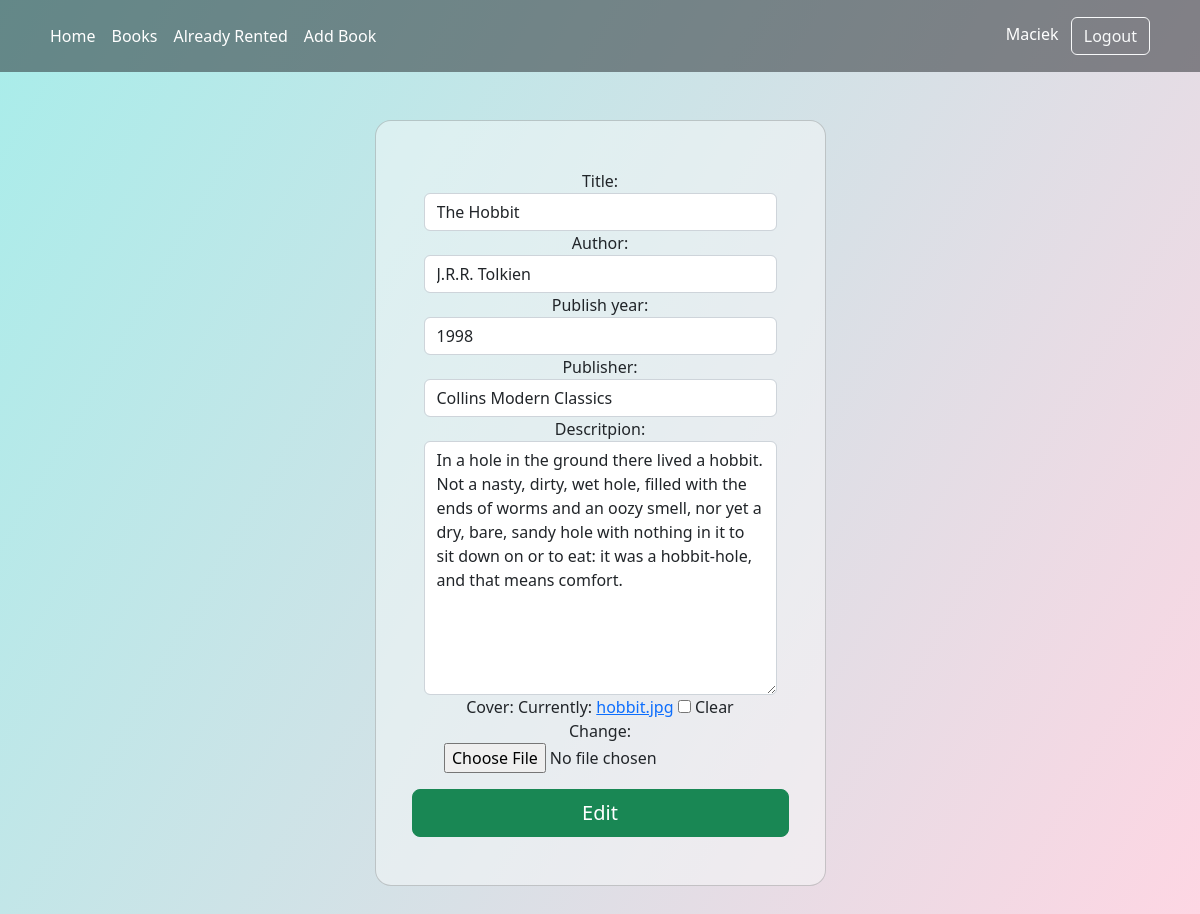
The app's page /edit_book/9 (signed in) with its own data.
### base/models.py (models this page shows, shortened)
class Book(models.Model):
    title = models.CharField(max_length=100)
    author = models.CharField(max_length=100)
    publish_year = models.CharField(max_length=30)
    publisher = models.CharField(max_length=100)
    descritpion = models.CharField(max_length=600)
    free = models.BooleanField(null=True, default='True')
    cover = models.ImageField(blank=True, null=True)

### base/views.py (the view)
# urls.py: path('edit_book/<int:pk>', views.editBook, name="edit-book"),
@login_required(login_url='/login')
def editBook(request, pk):
    if request.user.is_staff:
        book = Book.objects.get(id=pk)
        form = BookForm(instance=book)
        if request.method == 'POST':
            form = BookForm(request.POST, request.FILES, instance=book)
            if form.is_valid():
                form.save()
                return redirect('book-info', pk)
        return render(request, 'base/edit_book.html', {'form': form})
    return redirect('home')

### base/forms.py
class BookForm(ModelForm):
    title = forms.CharField(widget=forms.TextInput(
        attrs={'class': 'form-control'}))
    author = forms.CharField(widget=forms.TextInput(
        attrs={'class': 'form-control'}))
    publish_year = forms.CharField(
        widget=forms.TextInput(attrs={'class': 'form-control'}))
    publisher = forms.CharField(
        widget=forms.TextInput(attrs={'class': 'form-control '}))
    descritpion = forms.CharField(
        widget=forms.Textarea(attrs={'class': 'form-control '}))
    class Meta:
        model = Book
        fields = ('title', 'author', 'publish_year',
                  'publisher', 'descritpion', 'cover')

### base/templates/base/edit_book.html (shortened to what this page needs)
{%extends 'base.html'%}
{% block content %}
<section class="vh-50 gradient-custom">
    <div class="container py-5 h-100">
        <div class="row d-flex justify-content-center align-items-center h-100">
            <div class="col-12 col-md-8 col-lg-6 col-xl-5">
                <div class="card bg-light text-dark bg-opacity-50" style="border-radius: 1rem;">
                    <div class="card-body p-5 text-center">
                        <form class="row justify-content-md-center" method="POST" enctype="multipart/form-data">
                            <div class="mb-3">
                                {{form}}
                            </div>
                            <button class="btn btn-success btn-lg" type="submit">Edit</button>
                        </form>
                    </div>
                </div>
            </div>
        </div>
    </div>
</section>
{% endblock content %}

### templates/navbar.html (shortened to what this page needs)
{% if request.user.is_staff %}
<header class="p-3 text-bg-dark bg-opacity-50  ">
  <div class="container ">
    <div class="d-flex flex-wrap align-items-center justify-content-center justify-content-lg-start">
      <ul class="nav col-12 col-lg-auto me-lg-auto mb-2 justify-content-center mb-md-0">
        <li><a href="/" class="nav-link px-2 text-white">Home</a></li>
        <li><a href="/books/?page=1" class="nav-link px-2 text-white">Books</a></li>
        <li><a href="/rented" class="nav-link px-2 text-white">Already Rented</a></li>
        <li><a href="/add_book" class="nav-link px-2 text-white">Add Book</a></li>
      </ul>
      <div class="text-end">
        <span class="navbar-text px-2 text-white">{{request.user |capfirst }}</span>
        <a href="/logout"><button type="button" class="btn btn-outline-light me-2" href="/logout">Logout</button></a>
      </div>
    </div>
  </div>
</header>
{% endif %}

### records on screen
Book: title "The Hobbit", author "J.R.R. Tolkien", publish_year "1998", publisher "Collins Modern Classics", descritpion "In a hole in the ground there lived a hobbit. Not a nasty, dirty, wet hole, filled with the ends of worms and an oozy smell, nor yet a dry, bare, sandy hole with nothing in it to sit down on or to eat: it was a hobbit-hole, and that means comfort."

### other values on screen
{{ request.user |capfirst }} "Maciek"
